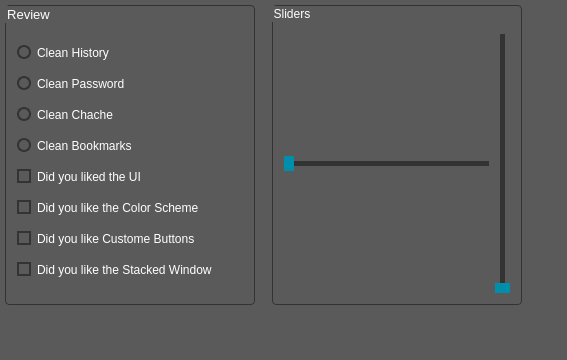
           <widget class="QWidget" name="page_android_clean">
            <property name="styleSheet">
             <string notr="true">background:rgb(91,90,90);</string>
            </property>
            <layout class="QGridLayout" name="gridLayout_5">
             <property name="leftMargin">
              <number>5</number>
             </property>
             <property name="topMargin">
              <number>5</number>
             </property>
             <property name="rightMargin">
              <number>5</number>
             </property>
             <property name="bottomMargin">
              <number>5</number>
             </property>
             <property name="spacing">
              <number>5</number>
             </property>
             <item row="0" column="5">
              <spacer name="horizontalSpacer_7">
               <property name="orientation">
                <enum>Qt::Horizontal</enum>
               </property>
               <property name="sizeHint" stdset="0">
                <size>
                 <width>40</width>
                 <height>20</height>
                </size>
               </property>
              </spacer>
             </item>
             <item row="0" column="0">
              <widget class="QGroupBox" name="groupBox_clean">
               <property name="minimumSize">
                <size>
                 <width>250</width>
                 <height>300</height>
                </size>
               </property>
               <property name="maximumSize">
                <size>
                 <width>250</width>
                 <height>300</height>
                </size>
               </property>
               <property name="sizeIncrement">
                <size>
                 <width>0</width>
                 <height>0</height>
                </size>
               </property>
               <property name="font">
                <font>
                 <family>Segoe UI</family>
                 <pointsize>10</pointsize>
                </font>
               </property>
               <property name="styleSheet">
                <string notr="true">QGroupBox{
	border:1px solid rgb(51,51,51);	
	border-radius:4px;
	color:white;
	background:rgb(91,90,90);
}
</string>
               </property>
               <property name="title">
                <string>Review</string>
               </property>
               <property name="alignment">
                <set>Qt::AlignLeading|Qt::AlignLeft|Qt::AlignVCenter</set>
               </property>
               <property name="flat">
                <bool>false</bool>
               </property>
               <property name="checkable">
                <bool>false</bool>
               </property>
               <layout class="QVBoxLayout" name="verticalLayout_12">
                <item>
                 <widget class="QRadioButton" name="radioButton">
                  <property name="font">
                   <font>
                    <family>Segoe UI</family>
                    <pointsize>9</pointsize>
                   </font>
                  </property>
                  <property name="styleSheet">
                   <string notr="true">QRadioButton {
	background:rgb(91,90,90);
    color:white;
}
QRadioButton::indicator {
    width:10px;
    height:10px;
    border-radius: 7px;
}
QRadioButton::indicator:checked {
    background-color:rgb(0,143,170);
    border: 2px solid rgb(51,51,51);
}

QRadioButton::indicator:unchecked {
    background-color:rgb(91,90,90);
    border:2px solid rgb(51,51,51);
}</string>
                  </property>
                  <property name="text">
                   <string>Clean History</string>
                  </property>
                  <property name="autoRepeat">
                   <bool>false</bool>
                  </property>
                  <property name="autoExclusive">
                   <bool>true</bool>
                  </property>
                 </widget>
                </item>
                <item>
                 <widget class="QRadioButton" name="radioButton_2">
                  <property name="font">
                   <font>
                    <family>Segoe UI</family>
                    <pointsize>9</pointsize>
                   </font>
                  </property>
                  <property name="styleSheet">
                   <string notr="true">QRadioButton {
	background:rgb(91,90,90);
    color:white;
}
QRadioButton::indicator {
    width:10px;
    height:10px;
    border-radius: 7px;
}
QRadioButton::indicator:checked {
    background-color:rgb(0,143,170);
    border: 2px solid rgb(51,51,51);
}

QRadioButton::indicator:unchecked {
    background-color:rgb(91,90,90);
    border:2px solid rgb(51,51,51);
}</string>
                  </property>
                  <property name="text">
                   <string>Clean Password</string>
                  </property>
                  <property name="autoExclusive">
                   <bool>true</bool>
                  </property>
                 </widget>
                </item>
                <item>
                 <widget class="QRadioButton" name="radioButton_3">
                  <property name="font">
                   <font>
                    <family>Segoe UI</family>
                    <pointsize>9</pointsize>
                   </font>
                  </property>
                  <property name="styleSheet">
                   <string notr="true">QRadioButton {
	background:rgb(91,90,90);
    color:white;
}
QRadioButton::indicator {
    width:10px;
    height:10px;
    border-radius: 7px;
}
QRadioButton::indicator:checked {
    background-color:rgb(0,143,170);
    border: 2px solid rgb(51,51,51);
}

QRadioButton::indicator:unchecked {
    background-color:rgb(91,90,90);
    border:2px solid rgb(51,51,51);
}</string>
                  </property>
                  <property name="text">
                   <string>Clean Chache</string>
                  </property>
                  <property name="autoExclusive">
                   <bool>true</bool>
                  </property>
                 </widget>
                </item>
                <item>
                 <widget class="QRadioButton" name="radioButton_4">
                  <property name="font">
                   <font>
                    <family>Segoe UI</family>
                    <pointsize>9</pointsize>
                   </font>
                  </property>
                  <property name="styleSheet">
                   <string notr="true">QRadioButton {
	background:rgb(91,90,90);
    color:white;
}
QRadioButton::indicator {
    width:10px;
    height:10px;
    border-radius: 7px;
}
QRadioButton::indicator:checked {
    background-color:rgb(0,143,170);
    border: 2px solid rgb(51,51,51);
}

QRadioButton::indicator:unchecked {
    background-color:rgb(91,90,90);
    border:2px solid rgb(51,51,51);
}</string>
                  </property>
                  <property name="text">
                   <string>Clean Bookmarks</string>
                  </property>
                  <property name="autoExclusive">
                   <bool>true</bool>
                  </property>
                 </widget>
                </item>
                <item>
                 <widget class="QCheckBox" name="checkBox">
                  <property name="font">
                   <font>
                    <family>Segoe UI</family>
                    <pointsize>9</pointsize>
                   </font>
                  </property>
                  <property name="styleSheet">
                   <string notr="true">QCheckBox {
    color:rgb(255,255,255);
}

QCheckBox::indicator {
    width: 10px;
    height: 10px;
}

QCheckBox::indicator:unchecked {
    border:2px solid rgb(51,51,51);
	background:rgb(91,90,90);
}

QCheckBox::indicator:unchecked:pressed {
	border:2px solid rgb(51,51,51);
   	background:rgb(0,143,170);
}

QCheckBox::indicator:checked {
	background-color:rgb(0,143,170);
    border: 2px solid rgb(51,51,51);
}

QCheckBox::indicator:checked:pressed {
    border:2px solid rgb(51,51,51);
	background:rgb(91,90,90);
}

</string>
                  </property>
                  <property name="text">
                   <string>Did you liked the UI</string>
                  </property>
                  <property name="tristate">
                   <bool>false</bool>
                  </property>
                 </widget>
                </item>
                <item>
                 <widget class="QCheckBox" name="checkBox_4">
                  <property name="font">
                   <font>
                    <family>Segoe UI</family>
                    <pointsize>9</pointsize>
                   </font>
                  </property>
                  <property name="styleSheet">
                   <string notr="true">QCheckBox {
    color:rgb(255,255,255);
}

QCheckBox::indicator {
    width: 10px;
    height: 10px;
}

QCheckBox::indicator:unchecked {
    border:2px solid rgb(51,51,51);
	background:rgb(91,90,90);
}

QCheckBox::indicator:unchecked:pressed {
	border:2px solid rgb(51,51,51);
   	background:rgb(0,143,170);
}

QCheckBox::indicator:checked {
	background-color:rgb(0,143,170);
    border: 2px solid rgb(51,51,51);
}

QCheckBox::indicator:checked:pressed {
    border:2px solid rgb(51,51,51);
	background:rgb(91,90,90);
}

</string>
                  </property>
                  <property name="text">
                   <string>Did you like the Color Scheme</string>
                  </property>
                  <property name="tristate">
                   <bool>false</bool>
                  </property>
                 </widget>
                </item>
                <item>
                 <widget class="QCheckBox" name="checkBox_2">
                  <property name="font">
                   <font>
                    <family>Segoe UI</family>
                    <pointsize>9</pointsize>
                   </font>
                  </property>
                  <property name="styleSheet">
                   <string notr="true">QCheckBox {
    color:rgb(255,255,255);
}

QCheckBox::indicator {
    width: 10px;
    height: 10px;
}

QCheckBox::indicator:unchecked {
    border:2px solid rgb(51,51,51);
	background:rgb(91,90,90);
}

QCheckBox::indicator:unchecked:pressed {
	border:2px solid rgb(51,51,51);
   	background:rgb(0,143,170);
}

QCheckBox::indicator:checked {
	background-color:rgb(0,143,170);
    border: 2px solid rgb(51,51,51);
}

QCheckBox::indicator:checked:pressed {
    border:2px solid rgb(51,51,51);
	background:rgb(91,90,90);
}

</string>
                  </property>
                  <property name="text">
                   <string>Did you like Custome Buttons</string>
                  </property>
                 </widget>
                </item>
                <item>
                 <widget class="QCheckBox" name="checkBox_3">
                  <property name="font">
                   <font>
                    <family>Segoe UI</family>
                    <pointsize>9</pointsize>
                   </font>
                  </property>
                  <property name="styleSheet">
                   <string notr="true">QCheckBox {
    color:rgb(255,255,255);
}

QCheckBox::indicator {
    width: 10px;
    height: 10px;
}

QCheckBox::indicator:unchecked {
    border:2px solid rgb(51,51,51);
	background:rgb(91,90,90);
}

QCheckBox::indicator:unchecked:pressed {
	border:2px solid rgb(51,51,51);
   	background:rgb(0,143,170);
}

QCheckBox::indicator:checked {
	background-color:rgb(0,143,170);
    border: 2px solid rgb(51,51,51);
}

QCheckBox::indicator:checked:pressed {
    border:2px solid rgb(51,51,51);
	background:rgb(91,90,90);
}

</string>
                  </property>
                  <property name="text">
                   <string>Did you like the Stacked Window</string>
                  </property>
                 </widget>
                </item>
               </layout>
              </widget>
             </item>
             <item row="0" column="1" rowspan="2" colspan="2">
              <widget class="QLabel" name="lab_clean">
               <property name="styleSheet">
                <string notr="true"/>
               </property>
               <property name="text">
                <string/>
               </property>
              </widget>
             </item>
             <item row="2" column="0" rowspan="2">
              <spacer name="verticalSpacer_5">
               <property name="orientation">
                <enum>Qt::Vertical</enum>
               </property>
               <property name="sizeHint" stdset="0">
                <size>
                 <width>20</width>
                 <height>40</height>
                </size>
               </property>
              </spacer>
             </item>
             <item row="0" column="3">
              <widget class="QGroupBox" name="groupBox">
               <property name="minimumSize">
                <size>
                 <width>250</width>
                 <height>300</height>
                </size>
               </property>
               <property name="maximumSize">
                <size>
                 <width>250</width>
                 <height>300</height>
                </size>
               </property>
               <property name="font">
                <font>
                 <family>Segoe UI</family>
                 <pointsize>9</pointsize>
                </font>
               </property>
               <property name="styleSheet">
                <string notr="true">QGroupBox{
	border:1px solid rgb(51,51,51);	
	border-radius:4px;
	color:white;
	background:rgb(91,90,90);
}
</string>
               </property>
               <property name="title">
                <string>Sliders</string>
               </property>
               <layout class="QGridLayout" name="gridLayout_6">
                <item row="0" column="0">
                 <widget class="QSlider" name="horizontalSlider_2">
                  <property name="styleSheet">
                   <string notr="true">QSlider::groove:horizontal {
    height:5px;
    background: rgb(51,51,51);
}

QSlider::handle:horizontal {
    background:rgb(0,143,170);
    width: 10px;
margin:-8px 0
}

QSlider::add-page:horizondal {
    background:rgb(51,51,51);
}

QSlider::sub-page:horizondal {
    background:rgb(51,51,51);
}</string>
                  </property>
                  <property name="orientation">
                   <enum>Qt::Horizontal</enum>
                  </property>
                 </widget>
                </item>
                <item row="0" column="2">
                 <widget class="QSlider" name="verticalSlider">
                  <property name="styleSheet">
                   <string notr="true">QSlider::groove:vertical {
    background: red;
    width:5px
}

QSlider::handle:vertical {
    height: 10px;
    background:rgb(0,143,170);
	margin:0 -8px
}

QSlider::add-page:vertical {
    background:rgb(51,51,51);
}

QSlider::sub-page:vertical {
    background:rgb(51,51,51);
}</string>
                  </property>
                  <property name="tracking">
                   <bool>true</bool>
                  </property>
                  <property name="orientation">
                   <enum>Qt::Vertical</enum>
                  </property>
                  <property name="invertedAppearance">
                   <bool>false</bool>
                  </property>
                  <property name="invertedControls">
                   <bool>false</bool>
                  </property>
                  <property name="tickPosition">
                   <enum>QSlider::NoTicks</enum>
                  </property>
                 </widget>
                </item>
               </layout>
              </widget>
             </item>
            </layout>
           </widget>
